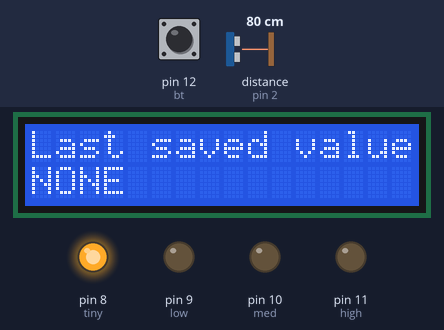
A sketch run on a simulated Arduino Uno, built with avr-gcc and run on an emulated ATmega328P. On the bench: 16×2 character LCD, output pins drawn as LEDs (lit = HIGH). The test bench sets the inputs (shaded band); at power-on: pin 12 (bt) HIGH, distance to the obstacle (sensor on pin 2) 80 cm. The echo pulse lasts 58.3 µs per cm; what the sketch prints to the serial monitor is not drawn.

Above: at 1.2 s.
1.3 s: pin 12 (bt) pulled LOW for 0.15 s
At 2.5 s:
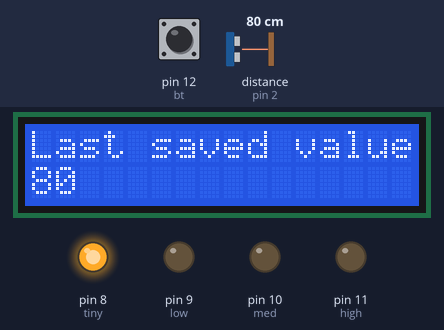
2.9 s: distance to the obstacle (sensor on pin 2) set to 101 cm
4.4 s: distance to the obstacle (sensor on pin 2) set to 111 cm
At 5.5 s:
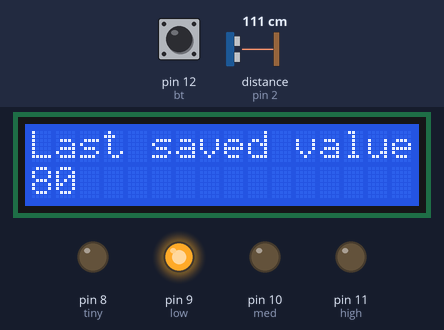
5.9 s: distance to the obstacle (sensor on pin 2) set to 210 cm
7.4 s: distance to the obstacle (sensor on pin 2) set to 218 cm
At 8.2 s:
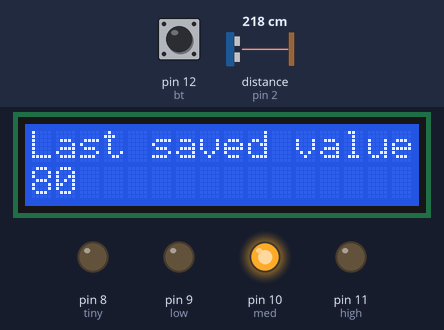
8.9 s: pin 12 (bt) pulled LOW for 1 s
At 9.3 s:
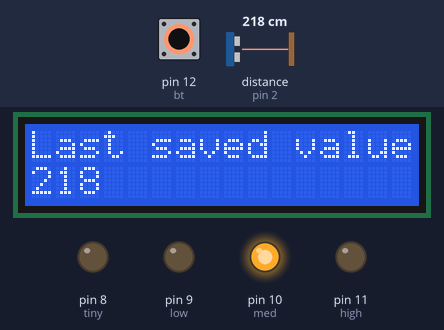
Timing chart, 0 to 11.9 s (numbered marks = the images above; inputs shaded):
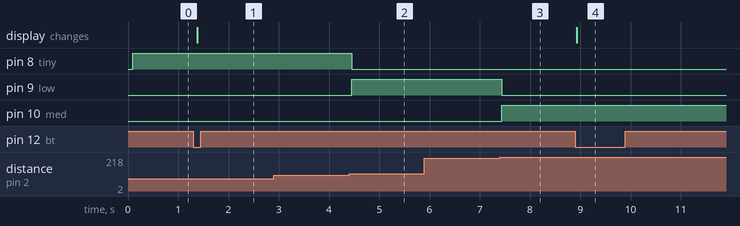

Measured:
- the behaviour switches between 106 and 107 cm on distance to the obstacle (sensor on pin 2) (found by bisection; images 1 and 2)
- the behaviour switches between 213 and 214 cm on distance to the obstacle (sensor on pin 2) (found by bisection; images 2 and 3)
- after the input at 1.3 s, the display: changes after 0.08 s (image 1)
- after the input at 2.9 s, every drawn part: stays the same
- after the input at 4.4 s, pin 8 (tiny): HIGH → LOW after 0.06 s; pin 9 (low): LOW → HIGH after 0.06 s
- after the input at 5.9 s, every drawn part: stays the same
- after the input at 7.4 s, pin 9 (low): HIGH → LOW at once; pin 10 (med): LOW → HIGH at once
- after the input at 8.9 s, the display: changes at once (image 4)

The sketch:

do_khoang_cach_co_led_man_lcd_nut_bam.ino
```cpp
#include <Ultrasonic.h>
#include <Wire.h>
#include <LiquidCrystal_I2C.h>

LiquidCrystal_I2C lcd(0x27,16,2);

int trigPin = 3;
int echoPin = 2;
Ultrasonic ultrasonic(trigPin, echoPin);
int distance;
int y;
const int tiny = 8;
const int low = 9;
const int med = 10;
const int high = 11;
const int bt = 12;

void setup() {
  Serial.begin(9600);
  pinMode(tiny, OUTPUT);
  pinMode(low, OUTPUT);
  pinMode(med, OUTPUT);
  pinMode(high, OUTPUT);
  pinMode(bt, INPUT_PULLUP);
  digitalWrite(tiny, LOW);
  digitalWrite(low, LOW);
  digitalWrite(med, LOW);
  digitalWrite(high, LOW);
  lcd.init();
  lcd.backlight();
  lcd.setCursor(0,0);
  lcd.print("Last saved value");
  lcd.setCursor(0,1);
  lcd.print("NONE");
}

void loop() {
  distance = ultrasonic.read();
  y = map(distance, 0, 320, 8, 11);
  digitalWrite(y, HIGH);
  Serial.println(distance);
  switch (y) {
    case 8: {
      digitalWrite(tiny, HIGH);
      digitalWrite(low, LOW);
      digitalWrite(med, LOW);
      digitalWrite(high, LOW);
      break;
    }
    case 9: {
      digitalWrite(tiny, LOW);
      digitalWrite(low, HIGH);
      digitalWrite(med, LOW);
      digitalWrite(high, LOW);
      break;
    }
    case 10: {
      digitalWrite(tiny, LOW);
      digitalWrite(low, LOW);
      digitalWrite(med, HIGH);
      digitalWrite(high, LOW);
      break;
    }
    case 11: {
      digitalWrite(tiny, LOW);
      digitalWrite(low, LOW);
      digitalWrite(med, LOW);
      digitalWrite(high, HIGH);
      break;
    }
  }
  if (digitalRead(bt) == LOW) {
    lcd.clear();
    lcd.setCursor(0,0);
    lcd.print("Last saved value");
    lcd.setCursor(0,1);
    lcd.print(distance);
  }
  delay(100);
}
```
